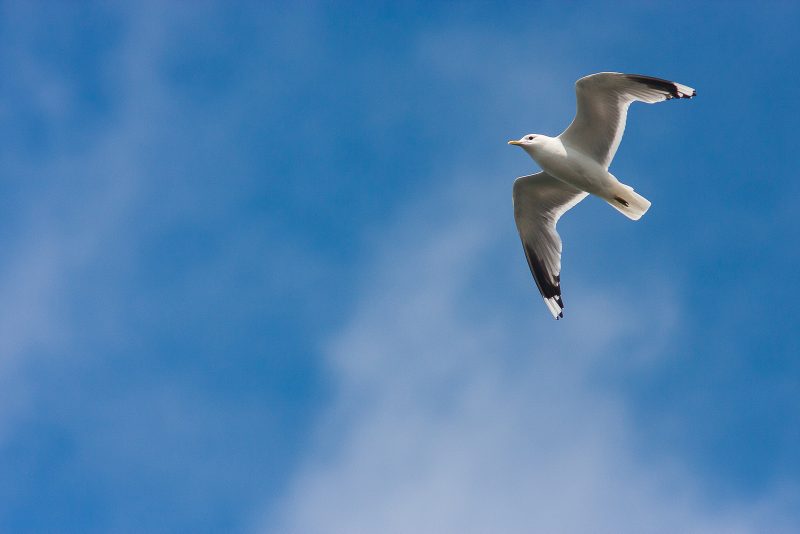
#> input picture images/seagull.png, 1600 x 1067 px (shown at 1/2 size)
$ python c64convert.py images/seagull.png
#> lines starting #> are read from the running program, lines starting #| are printed output that depends on the picture
import sys
import numpy as np
import skimage.color
import skimage.io
import skimage.transform
import matplotlib.pyplot as plt

# Approximate sRGB values of the C64 color palette
# Source: http://www.pepto.de/projects/colorvic/
srgb_palette = np.array([
    [0.0, 0.0, 0.0],  # Black
    [254.999999878, 254.999999878, 254.999999878],  # White
    [103.681836072, 55.445357742, 43.038096345],  # Red
    [111.932673473, 163.520631667, 177.928819803],  # Cyan
    [111.399725075, 60.720543693, 133.643433983],  # Purple
    [88.102223525, 140.581101312, 67.050415368],  # Green
    [52.769271594, 40.296416104, 121.446211753],  # Blue
    [183.892638117, 198.676829993, 110.585717385],  # Yellow
    [111.399725075, 79.245328562, 37.169652483],  # Orange
    [66.932804788, 57.383702891, 0.0],  # Brown
    [153.690586380, 102.553762644, 89.111118307],  # Light red
    [67.999561813, 67.999561813, 67.999561813],  # Dark gray
    [107.797780127, 107.797780127, 107.797780127],  # Gray
    [154.244479632, 209.771445903, 131.584994128],  # Light green
    [107.797780127, 94.106015515, 180.927622164],  # Light blue
    [149.480882981, 149.480882981, 149.480882981],  # Light gray
])


def main(args):
    image_filename = args[0]
    image = skimage.io.imread(image_filename)
#> image is the input picture: shape (1067, 1600, 3); mean R, G, B 76.3, 128.7, 178.4
    if image.shape[2] == 4:
        # Discard alpha channel
        image = image[:, :, :3]
    target_shape = (200, 320, 3)
    if image.shape != target_shape:
        # Resize image if necessary
        image = skimage.transform.resize(image, target_shape, order=3)
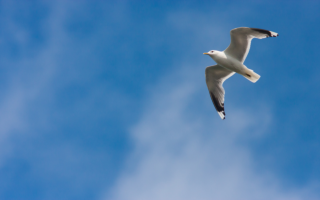
#> image: shape (200, 320, 3) float64; mean R, G, B 0.299, 0.505, 0.7

    # Convert sRGB image to Lab image
    image_lab = skimage.color.rgb2lab(image)
#> image_lab: shape (200, 320, 3) float64; mean of channels 0, 1, 2 52.4, -1.4, -31.2
    image_lab /= image_lab[:, :, 0].max() / 100.0
#> image_lab: shape (200, 320, 3) float64; mean of channels 0, 1, 2 54.2, -1.5, -32.3

    # Convert sRGB palette to Lab palette
    palette_lab = np.squeeze(skimage.color.rgb2lab(np.expand_dims(srgb_palette, 0)))
    palette_lab /= palette_lab[:, 0].max() / 100.0

    # For each pixel find the palette color that minimizes delta-E
    differences = np.zeros((16, *target_shape[:2]))
    for color_index, palette_color in enumerate(palette_lab):
        differences[color_index, :, :] = skimage.color.deltaE_cie76(image_lab, palette_color)
    best_indices = differences.argmin(axis=0)
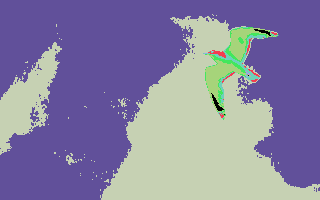
#> best_indices: shape (200, 320) int64; 12 distinct labels, from 0 to 15; one colour per label, 0 black

    # Divide image into 8x8 pixel blocks and make sure each block contains only two colors
    split_indices = blockshaped(best_indices, 8, 8)
    reduced_indices = split_indices.copy()
    for i, block in enumerate(split_indices):
        unique_values, value_counts = np.unique(block, return_counts=True)
        if unique_values.shape[0] > 2:
            # More than two colors per block, must reduce!
            # Sort color indices in descending order based on counts
            unique_values_sorted_by_count = unique_values[np.argsort(value_counts)][::-1]

            # Get Lab coordinates for each index to be reduced and
            # compare to most common and second most common color to see which index to use
            top_indices = unique_values_sorted_by_count[:2]
            differences = np.zeros((2, unique_values_sorted_by_count.shape[0] - 2))
            for top_index in range(0, 2):
                differences[top_index, :] = skimage.color.deltaE_cie76(palette_lab[unique_values_sorted_by_count[2:]],
                                                                       palette_lab[top_indices[top_index]])

            replacement_indices = top_indices[np.argmin(differences, axis=0)]

            # Create block with reduced colors
            for index_in_array, color_to_reduce in enumerate(unique_values_sorted_by_count[2:]):
                reduced_indices[i, block == color_to_reduce] = replacement_indices[index_in_array]
#> this loop made 1000 passes
#> (unique_values_sorted_by_count, replacement_indices) on passes 149, 150, 151, 152, 153, 154, 189: ([3, 14, 12, 11], [3, 3]), ([14, 11, 12, 3, 15], [11, 11, 11]), ([11, 14, 12, 15, 3], [11, 11, 11]), ([14, 11, 12, 0], [11, 11]), ([14, 0, 11], [0]), ([14, 11, 0, 3, 15, 12], [11, 11, 11, 11]), ([3, 12, 11], [12])
#> unique_values_sorted_by_count on passes 309, 347: [12, 15, 11, 1], [11, 3, 12, 15]

    reduced_indices = unblockshaped(reduced_indices, *(target_shape[:2]))
#> in unblockshaped, `return (arr.reshape(h // nrows, -1, nrows, ncols) .swapaxes(1, 2) .res..`: returned value: shape (200, 320) int64; 7 distinct labels, from 0 to 15
    reduced_image = convert_index_image_to_color_image(reduced_indices, srgb_palette)
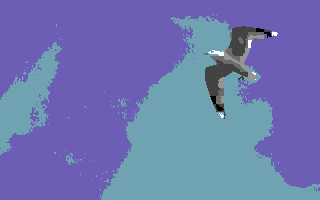
#> reduced_image: shape (200, 320, 3) float64; mean of channels 0, 1, 2 0.427, 0.465, 0.694; drawn as R, G, B

    fig, ax = plt.subplots(1, 2, figsize=(11, 4), dpi=100)
    for i, image_to_show in enumerate([image, reduced_image]):
        ax[i].imshow(image_to_show, interpolation='nearest')
        ax[i].get_xaxis().set_visible(False)
        ax[i].get_yaxis().set_visible(False)
#> this loop made 2 passes
    fig.tight_layout()
    plt.show()
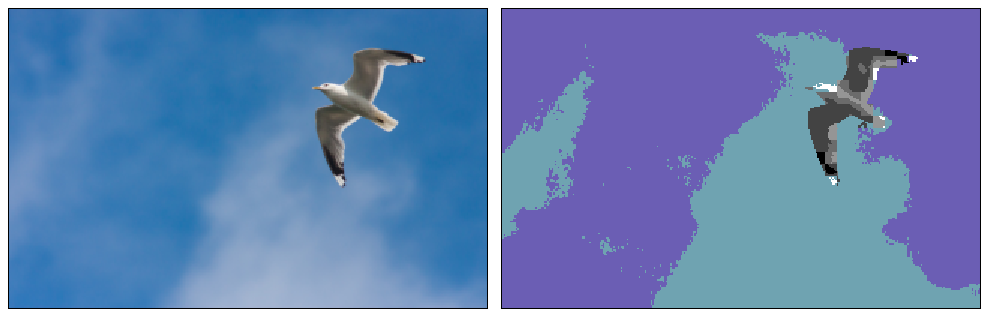
#> figure drawn by matplotlib, 2 panels


def convert_index_image_to_color_image(indices, palette):
    """
    Convert an NxM indexed color image to an NxMx3 RGB color image.
    :param indices: NxM Numpy array of integers, corresponding to the palette indices.
    :param palette: Lx3 Numpy array of floats, corresponding to the palette colors.
    :return: NxMx3 color image as a Numpy array.
    """
    target_shape = (*indices.shape, 3)
    image = np.zeros(target_shape)
    for i in range(0, palette.shape[0]):
        image[indices == i] = srgb_palette[i, :]

    image /= image.max()
    return image


# blockshaped and unblockshaped courtesy of unutbu: http://stackoverflow.com/a/16873755/4350204
def blockshaped(arr, nrows, ncols):
    """
    Return an array of shape (n, nrows, ncols) where
    n * nrows * ncols = arr.size

    If arr is a 2D array, the returned array should look like n subblocks with
    each subblock preserving the "physical" layout of arr.
    """
    h, w = arr.shape
    return (arr.reshape(h // nrows, nrows, -1, ncols)
            .swapaxes(1, 2)
            .reshape(-1, nrows, ncols))


def unblockshaped(arr, h, w):
    """
    Return an array of shape (h, w) where
    h * w = arr.size

    If arr is of shape (n, nrows, ncols), n sublocks of shape (nrows, ncols),
    then the returned array preserves the "physical" layout of the sublocks.
    """
    n, nrows, ncols = arr.shape
    return (arr.reshape(h // nrows, -1, nrows, ncols)
            .swapaxes(1, 2)
            .reshape(h, w))


if __name__ == '__main__':
    main(sys.argv[1:])
